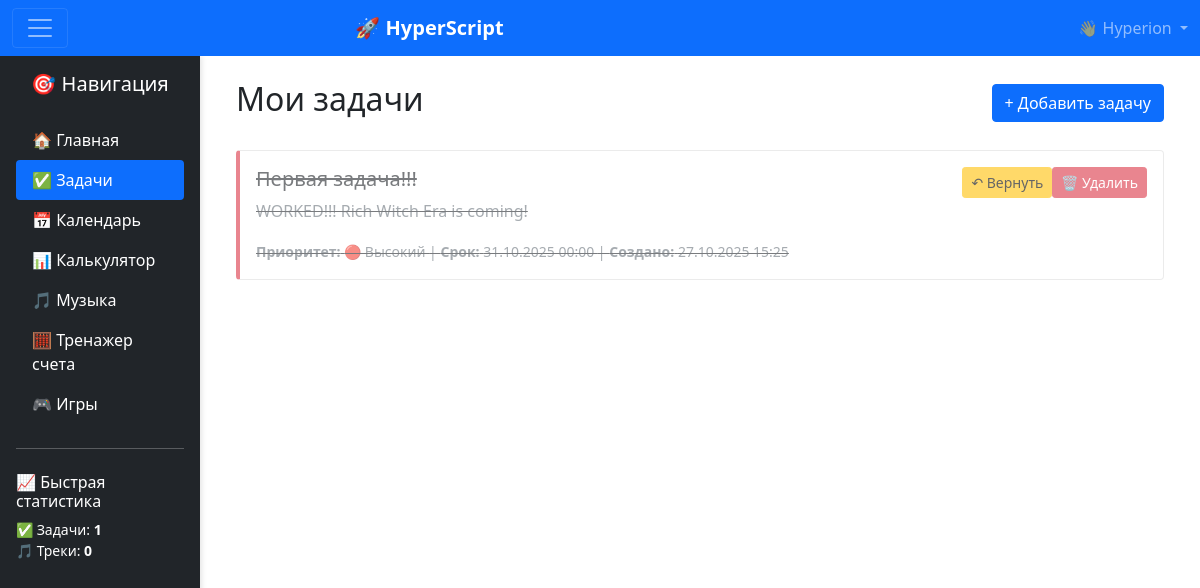
Page /tasks/tasks/ (signed in) on the committed database.
### todo/models.py (models this page shows, shortened)
class Task(models.Model):
    PRIORITY_CHOICES = [
        ('low', '🔵 Низкий'),
        ('medium', '🟡 Средний'),
        ('high', '🔴 Высокий'),
    ]
    user = models.ForeignKey(User, on_delete=models.CASCADE)
    title = models.CharField(max_length=200, verbose_name='Название задачи')
    description = models.TextField(blank=True, verbose_name='Описание')
    priority = models.CharField(
        max_length=10,
        choices=PRIORITY_CHOICES,
        default='medium',
        verbose_name='Приоритет'
    )
    due_date = models.DateTimeField(null=True, blank=True, verbose_name='Срок выполнения')
    completed = models.BooleanField(default=False, verbose_name='Выполнено')
    created_at = models.DateTimeField(auto_now_add=True)
    class Meta:
        ordering = ['-created_at']

### todo/views.py (the view)
# urls.py: path('tasks/', views.task_list, name='task_list'),  # Задачи теперь по другому пути
@login_required
def task_list(request):
    tasks = Task.objects.filter(user=request.user).order_by('-created_at')
    return render(request, 'todo/task_list.html', {'tasks': tasks})

### todo/templates/todo/task_list.html (shortened to what this page needs)
{% extends 'base.html' %}
{% block content %}
<div class="d-flex justify-content-between align-items-center mb-4">
    <h2>Мои задачи</h2>
    <a href="{% url 'add_task' %}" class="btn btn-primary">+ Добавить задачу</a>
</div>
{% for task in tasks %}
<div class="card mb-3 priority-{{ task.priority }} {% if task.completed %}completed{% endif %}">
    <div class="card-body">
        <div class="d-flex justify-content-between align-items-start">
            <div class="flex-grow-1">
                <h5 class="card-title">{{ task.title }}</h5>
                {% if task.description %}
                    <p class="card-text text-muted">{{ task.description }}</p>
                {% endif %}
                <div class="task-meta">
                    <small class="text-muted">
                        <strong>Приоритет:</strong> {{ task.get_priority_display }}
                        {% if task.due_date %}
                            | <strong>Срок:</strong> {{ task.due_date|date:"d.m.Y H:i" }}
                        {% endif %}
                        | <strong>Создано:</strong> {{ task.created_at|date:"d.m.Y H:i" }}
                    </small>
                </div>
            </div>
            <div class="btn-group ms-3">
                <form method="post" action="{% url 'complete_task' task.id %}" class="d-inline">
                    <button type="submit" class="btn btn-sm {% if task.completed %}btn-warning{% else %}btn-success{% endif %}">
                        {% if task.completed %}↶ Вернуть{% else %}✓ Выполнено{% endif %}
                    </button>
                </form>
                <form method="post" action="{% url 'delete_task' task.id %}" class="d-inline">
                    <button type="submit" class="btn btn-sm btn-danger"
                            onclick="return confirm('Удалить задачу \"{{ task.title }}\"?')">
                        🗑 Удалить
                    </button>
                </form>
            </div>
        </div>
    </div>
</div>
{% empty %}
<div class="alert alert-info text-center">
    <h5>Пока нет задач</h5>
    <p>Начните с добавления первой задачи!</p>
    <a href="{% url 'add_task' %}" class="btn btn-primary">Добавить первую задачу</a>
</div>
{% endfor %}
{% endblock %}

### templates/base.html (shortened to what this page needs)
<!DOCTYPE html>
<html lang="ru">
<head>
    <link href="https://cdn.jsdelivr.net/npm/bootstrap@5.1.3/dist/css/bootstrap.min.css" rel="stylesheet">
</head>
<body>
    <nav class="navbar navbar-dark bg-primary">
        <div class="container-fluid">
            <button class="navbar-toggler sidebar-toggle" type="button">
                <span class="navbar-toggler-icon"></span>
            </button>
            <a class="navbar-brand fw-bold mx-auto" href="{% url 'home' %}">
                🚀 HyperScript
            </a>
            <div class="navbar-nav ms-auto">
                {% if user.is_authenticated %}
                    <div class="nav-item dropdown">
                        <a class="nav-link dropdown-toggle" href="#" role="button" data-bs-toggle="dropdown">
                            👋 {{ user.username }}
                        </a>
                    </div>
                {% else %}
                    <div class="d-flex gap-2">
                        <a class="nav-link" href="{% url 'login' %}">🔑 Войти</a>
                        <a class="nav-link" href="{% url 'register' %}">📝 Регистрация</a>
                    </div>
                {% endif %}
            </div>
        </div>
    </nav>
    <div class="container-fluid">
        <div class="row">
            <div class="col-md-3 col-lg-2 sidebar bg-dark text-white p-0" id="sidebar">
                <div class="p-3">
                    <h5 class="text-center mb-4">🎯 Навигация</h5>
                    <ul class="nav nav-pills flex-column">
                        <li class="nav-item">
                            <a class="nav-link text-white {% if request.resolver_match.url_name == 'home' %}active{% endif %}"
                               href="{% url 'home' %}">
                                🏠 Главная
                            </a>
                        </li>
                        <li class="nav-item">
                            <a class="nav-link text-white {% if 'tasks' in request.path %}active{% endif %}"
                               href="{% url 'task_list' %}">
                                ✅ Задачи
                            </a>
                        </li>
                        <li class="nav-item">
                            <a class="nav-link text-white {% if 'calendar' in request.path %}active{% endif %}"
                               href="{% url 'year_calendar' %}">
                                📅 Календарь
                            </a>
                        </li>
                        <li class="nav-item">
                            <a class="nav-link text-white {% if 'calculator' in request.path %}active{% endif %}"
                               href="{% url 'grade_calculator' %}">
                                📊 Калькулятор
                            </a>
                        </li>
                        <li class="nav-item">
                            <a class="nav-link text-white {% if 'music' in request.path %}active{% endif %}"
                               href="{% url 'music_player' %}">
                                🎵 Музыка
                            </a>
                        </li>
                        <li class="nav-item">
                            <a class="nav-link text-white disabled" href="#">
                                🧮 Тренажер счета
                            </a>
                        </li>
                        <li class="nav-item">
                            <a class="nav-link text-white disabled" href="#">
                                🎮 Игры
                            </a>
                        </li>
                    </ul>
                    <hr class="my-4">
                    {% if user.is_authenticated %}
                    <div class="small">
                        <h6>📈 Быстрая статистика</h6>
                        <div class="mt-2">
                            <div>✅ Задачи: <strong>{{ user.task_set.count|default:"0" }}</strong></div>
                            <div>🎵 Треки: <strong>{{ user.musictrack_set.count|default:"0" }}</strong></div>
                        </div>
                    </div>
                    {% endif %}
                </div>
            </div>
            <div class="col-md-9 col-lg-10 main-content" id="mainContent">
                <main class="p-4">
                    {% block content %}
                    {% endblock %}
                </main>
            </div>
        </div>
    </div>
</body>
</html>

### templates/base.html (style rules this page uses)
.completed { text-decoration: line-through; opacity: 0.6; }
.priority-high { border-left: 4px solid #dc3545; }
.sidebar { min-height: 100vh; box-shadow: 2px 0 5px rgba(0,0,0,0.1); transition: all 0.3s; }
.main-content { transition: all 0.3s; }
.sidebar-toggle { cursor: pointer; }
.nav-link { transition: all 0.2s; }

### rows in the picture
Task: title "Первая задача!!!", description "WORKED!!! Rich Witch Era is coming!", priority "🔴 Высокий", due_date "31.10.2025 00:00", created_at "27.10.2025 15:25", completed "↶ Вернуть"

### other values in the picture
{{ user.username }} "Hyperion"
{{ user.task_set.count|default:"0" }} "1"
{{ user.musictrack_set.count|default:"0" }} "0"
